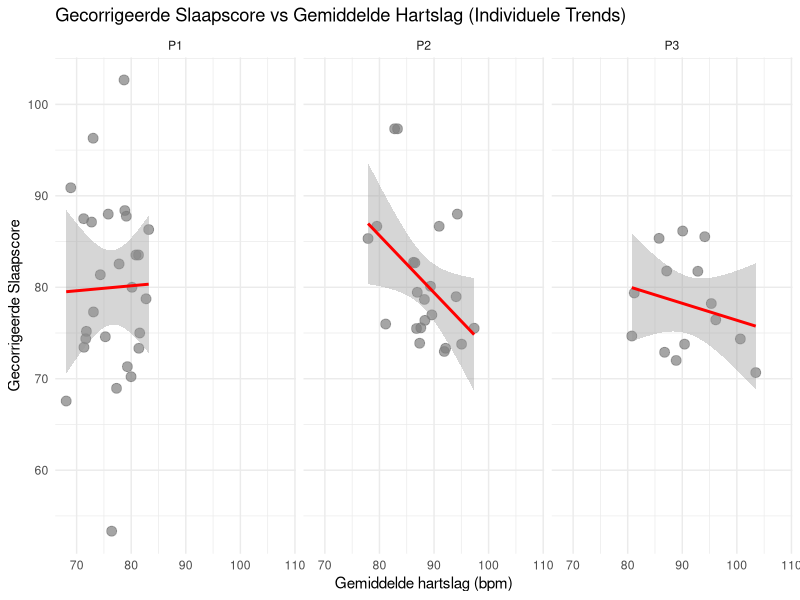
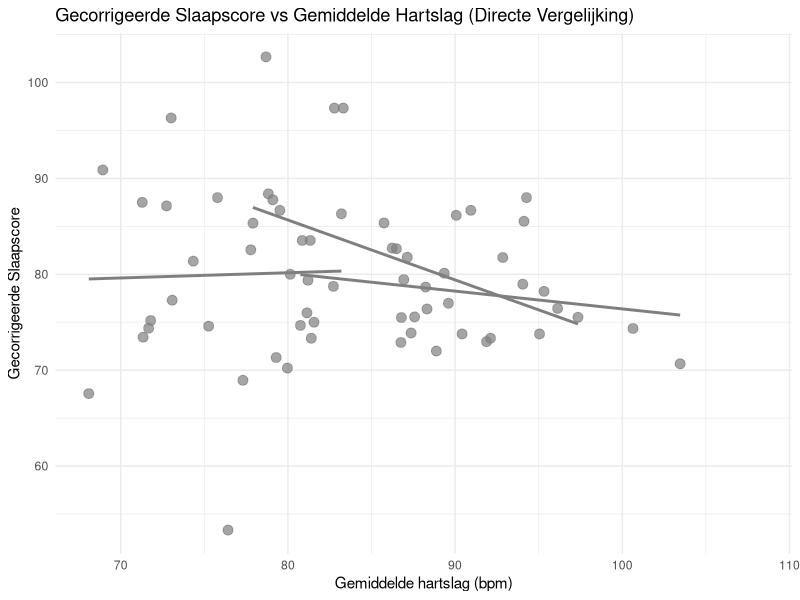
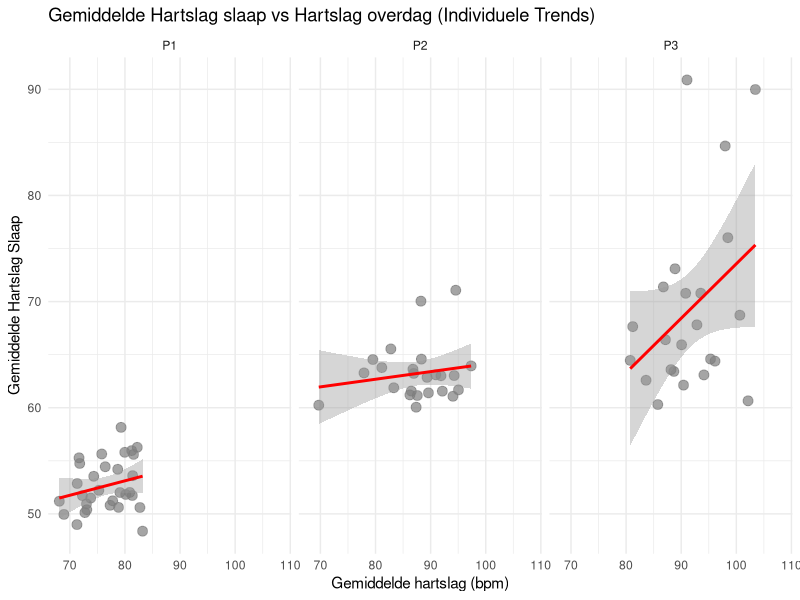
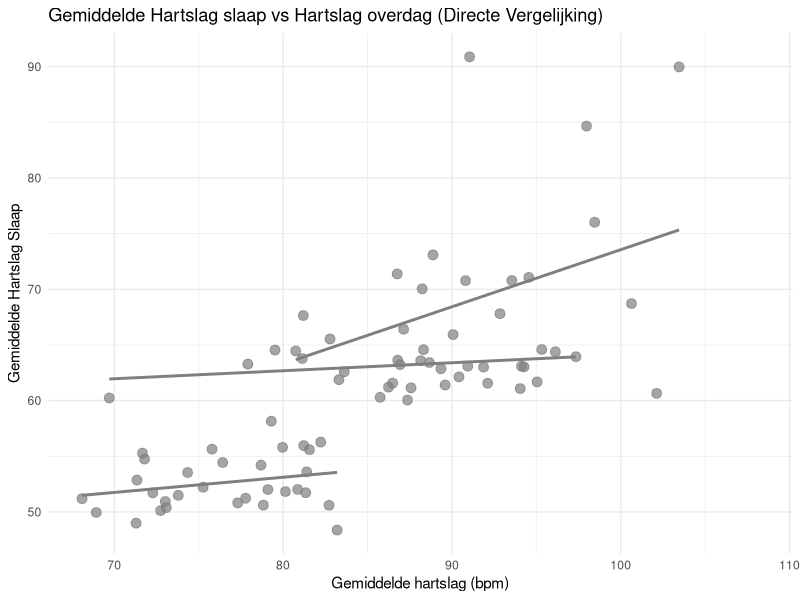
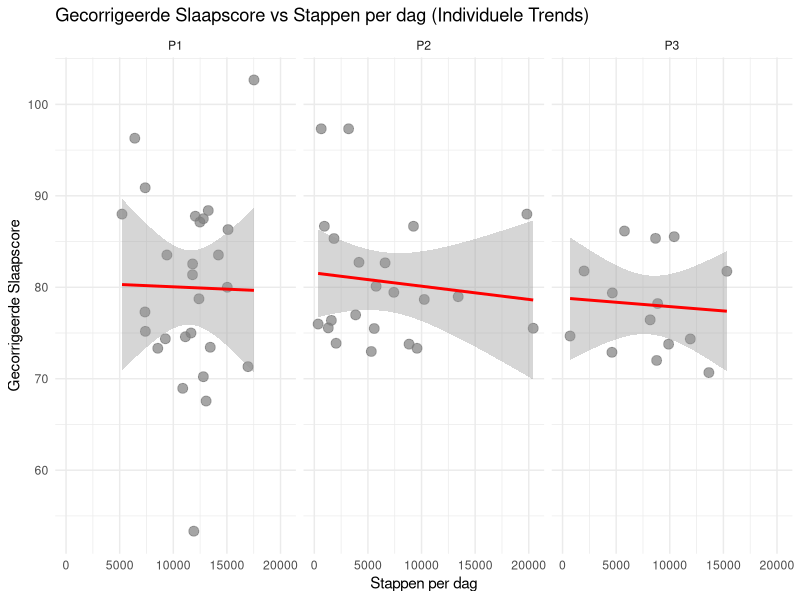
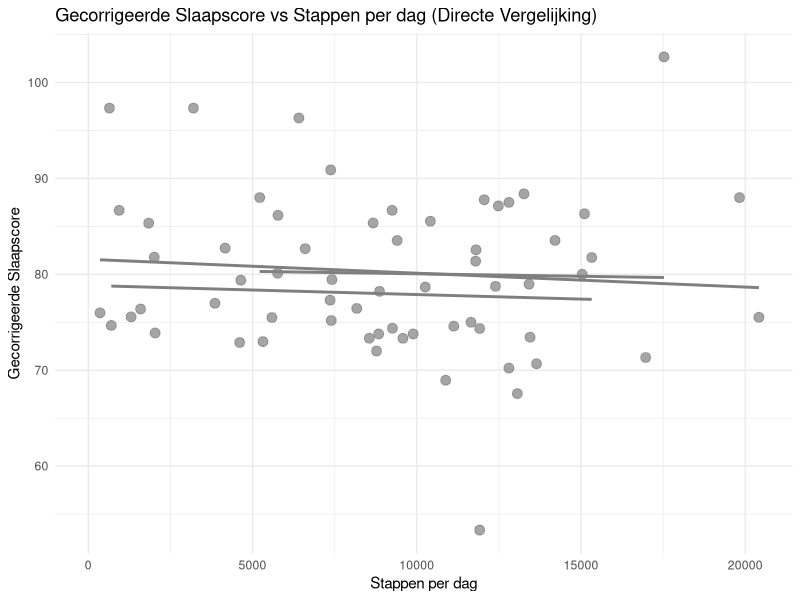
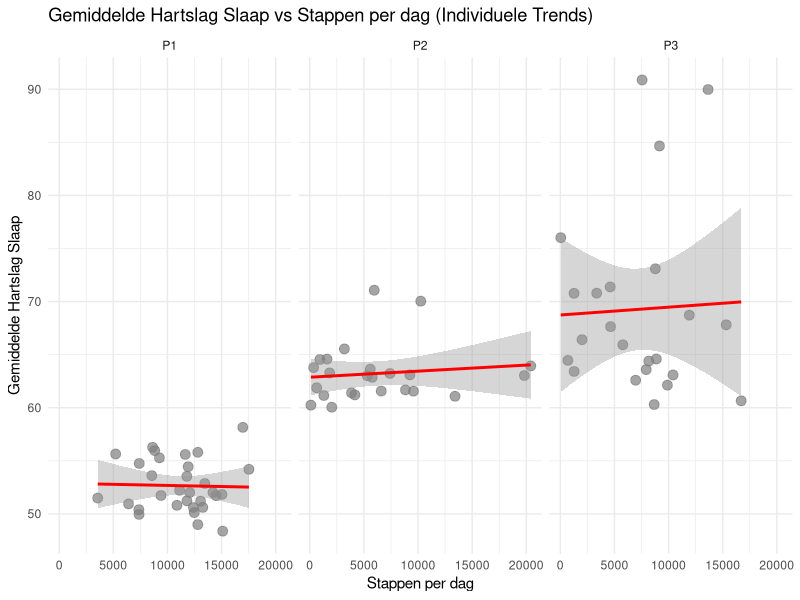
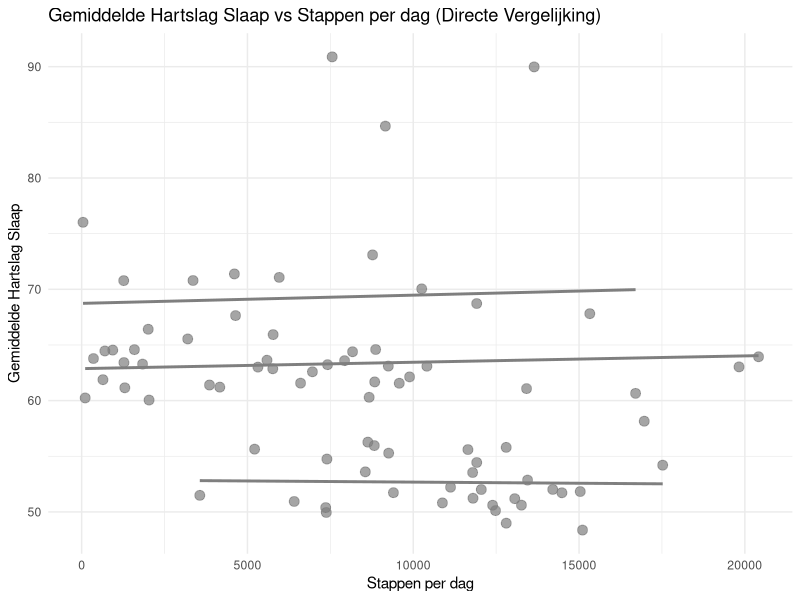

Here is the R script that generated these plots, in order:
## ---- chunk 1
library(ggplot2)
## ---- chunk 2
df_all <- read.csv("analysis/data/combined_data/combined_data.csv")
## ---- chunk 3
cat("--- Gemiddelde Slaapscore per persoon ---\n")
aggregate(sleep_score ~ naam, data = df_all, FUN = mean)

cat("\n--- Gemiddelde Hartslag per persoon ---\n")
aggregate(average_heart_rate ~ naam, data = df_all, FUN = mean)

cat("\n--- Gemiddelde Stappen per persoon ---\n")
aggregate(total_steps ~ naam, data = df_all, FUN = mean)
## ---- chunk 4
df_all$last_food <- as.factor(df_all$last_food)
## ---- chunk 5
model_sleep <- lm(corrected_sleep_score ~ sleep_duration_hours + 
                    rem_sleep_minutes + 
                    deep_sleep_minutes + 
                    stress_management_score + 
                    calories_burned + 
                    time_between_phone_used_and_sleep_hours + 
                    time_between_last_food_and_sleep_hours + 
                    last_food, 
                  data = df_all)

summary(model_sleep)
## ---- chunk 6
model_hr <- lm(average_sleep_heart_rate ~ sleep_duration_hours + 
                 rem_sleep_minutes + 
                 deep_sleep_minutes + 
                 stress_management_score + 
                 calories_burned + 
                 time_between_phone_used_and_sleep_hours + 
                 time_between_last_food_and_sleep_hours + 
                 last_food, 
               data = df_all)

summary(model_hr)
## ---- chunk 7
ggplot(df_all, aes(x = average_heart_rate, y = corrected_sleep_score, color = naam)) +
  geom_point(size = 3, alpha = 0.7) +
  geom_smooth(method = "lm", color = "red", se = TRUE) + # se = TRUE voor de grijze vlakken
  facet_wrap(~ naam) + # Dit zet ze netjes naast elkaar
  scale_color_manual(values = c("Robin" = "steelblue", "Mohammed" = "darkorange", "Lucas" = "forestgreen")) +
  labs(title = "Gecorrigeerde Slaapscore vs Gemiddelde Hartslag (Individuele Trends)",
       x = "Gemiddelde hartslag (bpm)",
       y = "Gecorrigeerde Slaapscore") +
  theme_minimal() +
  theme(legend.position = "none") # Legenda is hier overbodig door de titels boven de panelen
## ---- chunk 8
ggplot(df_all, aes(x = average_heart_rate, y = corrected_sleep_score, color = naam)) +
  geom_point(size = 3, alpha = 0.7) +
  geom_smooth(method = "lm", se = FALSE) + # se = FALSE haalt de chaos van de grijze vlakken weg
  scale_color_manual(values = c("Robin" = "steelblue", "Mohammed" = "darkorange", "Lucas" = "forestgreen")) +
  labs(title = "Gecorrigeerde Slaapscore vs Gemiddelde Hartslag (Directe Vergelijking)",
       x = "Gemiddelde hartslag (bpm)",
       y = "Gecorrigeerde Slaapscore",
       color = "Persoon") +
  theme_minimal() +
  theme(legend.position = "right") # Legenda aan de rechterkant om de kleuren te onderscheiden
## ---- chunk 9
ggplot(df_all, aes(x = average_heart_rate, y = average_sleep_heart_rate, color = naam)) +
  geom_point(size = 3, alpha = 0.7) +
  geom_smooth(method = "lm", color = "red", se = TRUE) + # se = TRUE voor de grijze vlakken
  facet_wrap(~ naam) + # Dit zet ze netjes naast elkaar
  scale_color_manual(values = c("Robin" = "steelblue", "Mohammed" = "darkorange", "Lucas" = "forestgreen")) +
  labs(title = "Gemiddelde Hartslag slaap vs Hartslag overdag (Individuele Trends)",
       x = "Gemiddelde hartslag (bpm)",
       y = "Gemiddelde Hartslag Slaap") +
  theme_minimal() +
  theme(legend.position = "none") # Legenda is hier overbodig door de titels boven de panelen
## ---- chunk 10
ggplot(df_all, aes(x = average_heart_rate, y = average_sleep_heart_rate, color = naam)) +
  geom_point(size = 3, alpha = 0.7) +
  geom_smooth(method = "lm", se = FALSE) + # se = FALSE haalt de chaos van de grijze vlakken weg
  scale_color_manual(values = c("Robin" = "steelblue", "Mohammed" = "darkorange", "Lucas" = "forestgreen")) +
  labs(title = "Gemiddelde Hartslag slaap vs Hartslag overdag (Directe Vergelijking)",
       x = "Gemiddelde hartslag (bpm)",
       y = "Gemiddelde Hartslag Slaap",
       color = "Persoon") +
  theme_minimal() +
  theme(legend.position = "right") # Legenda aan de rechterkant om de kleuren te onderscheiden
## ---- chunk 11
ggplot(df_all, aes(x = total_steps, y = corrected_sleep_score, color = naam)) +
  geom_point(size = 3, alpha = 0.7) +
  geom_smooth(method = "lm", color = "red", se = TRUE) + # se = TRUE voor de grijze vlakken
  facet_wrap(~ naam) + # Dit zet ze netjes naast elkaar
  scale_color_manual(values = c("Robin" = "steelblue", "Mohammed" = "darkorange", "Lucas" = "forestgreen")) +
  labs(title = "Gecorrigeerde Slaapscore vs Stappen per dag (Individuele Trends)",
       x = "Stappen per dag",
       y = "Gecorrigeerde Slaapscore") +
  theme_minimal() +
  theme(legend.position = "none") # Legenda is overbodig door de titels boven de panelen
## ---- chunk 12
ggplot(df_all, aes(x = total_steps, y = corrected_sleep_score, color = naam)) +
  geom_point(size = 3, alpha = 0.7) +
  geom_smooth(method = "lm", se = FALSE) + # se = FALSE haalt de chaos van de grijze vlakken weg
  scale_color_manual(values = c("Robin" = "steelblue", "Mohammed" = "darkorange", "Lucas" = "forestgreen")) +
  labs(title = "Gecorrigeerde Slaapscore vs Stappen per dag (Directe Vergelijking)",
       x = "Stappen per dag",
       y = "Gecorrigeerde Slaapscore",
       color = "Persoon") +
  theme_minimal() +
  theme(legend.position = "right") # Legenda aan de rechterkant om de kleuren te onderscheiden
## ---- chunk 13
ggplot(df_all, aes(x = total_steps, y = average_sleep_heart_rate, color = naam)) +
  geom_point(size = 3, alpha = 0.7) +
  geom_smooth(method = "lm", color = "red", se = TRUE) + # se = TRUE voor de grijze vlakken
  facet_wrap(~ naam) + # Dit zet ze netjes naast elkaar
  scale_color_manual(values = c("Robin" = "steelblue", "Mohammed" = "darkorange", "Lucas" = "forestgreen")) +
  labs(title = "Gemiddelde Hartslag Slaap vs Stappen per dag (Individuele Trends)",
       x = "Stappen per dag",
       y = "Gemiddelde Hartslag Slaap") +
  theme_minimal() +
  theme(legend.position = "none") # Legenda is overbodig door de titels boven de panelen
## ---- chunk 14
ggplot(df_all, aes(x = total_steps, y = average_sleep_heart_rate, color = naam)) +
  geom_point(size = 3, alpha = 0.7) +
  geom_smooth(method = "lm", se = FALSE) + # se = FALSE haalt de chaos van de grijze vlakken weg
  scale_color_manual(values = c("Robin" = "steelblue", "Mohammed" = "darkorange", "Lucas" = "forestgreen")) +
  labs(title = "Gemiddelde Hartslag Slaap vs Stappen per dag (Directe Vergelijking)",
       x = "Stappen per dag",
       y = "Gemiddelde Hartslag Slaap",
       color = "Persoon") +
  theme_minimal() +
  theme(legend.position = "right") # Legenda aan de rechterkant om de kleuren te onderscheiden
## ---- chunk 15
ggplot(df_all, aes(x = calories_burned, y = corrected_sleep_score, color = naam)) +
  geom_point(size = 3, alpha = 0.7) +
  geom_smooth(method = "lm", color = "red", se = TRUE) + # se = TRUE voor de grijze vlakken
  facet_wrap(~ naam) + # Dit zet ze netjes naast elkaar
  scale_color_manual(values = c("Robin" = "steelblue", "Mohammed" = "darkorange", "Lucas" = "forestgreen")) +
  labs(title = "Gecorrigeerde Slaapscore vs Verbrande Calorieën (Individuele Trends)",
       x = "Verbrande calorieën (kcal)",
       y = "Gecorrigeerde Slaapscore") +
  theme_minimal() +
  theme(legend.position = "none") # Legenda is overbodig door de titels boven de panelen
## ---- chunk 16
ggplot(df_all, aes(x = calories_burned, y = corrected_sleep_score, color = naam)) +
  geom_point(size = 3, alpha = 0.7) +
  geom_smooth(method = "lm", se = FALSE) + # se = FALSE haalt de chaos van de grijze vlakken weg
  scale_color_manual(values = c("Robin" = "steelblue", "Mohammed" = "darkorange", "Lucas" = "forestgreen")) +
  labs(title = "Gecorrigeerde Slaapscore vs Verbrande Calorieën (Directe Vergelijking)",
       x = "Verbrande calorieën (kcal)",
       y = "Gecorrigeerde Slaapscore",
       color = "Persoon") +
  theme_minimal() +
  theme(legend.position = "right") # Legenda aan de rechterkant om de kleuren te onderscheiden
## ---- chunk 17
ggplot(df_all, aes(x = calories_burned, y = average_sleep_heart_rate, color = naam)) +
  geom_point(size = 3, alpha = 0.7) +
  geom_smooth(method = "lm", color = "red", se = TRUE) + # se = TRUE voor de grijze vlakken
  facet_wrap(~ naam) + # Dit zet ze netjes naast elkaar
  scale_color_manual(values = c("Robin" = "steelblue", "Mohammed" = "darkorange", "Lucas" = "forestgreen")) +
  labs(title = "Gemiddelde Hartslag Slaap vs Verbrande Calorieën (Individuele Trends)",
       x = "Verbrande calorieën (kcal)",
       y = "Gemiddelde Hartslag Slaap") +
  theme_minimal() +
  theme(legend.position = "none") # Legenda is overbodig door de titels boven de panelen
## ---- chunk 18
ggplot(df_all, aes(x = calories_burned, y = average_sleep_heart_rate, color = naam)) +
  geom_point(size = 3, alpha = 0.7) +
  geom_smooth(method = "lm", se = FALSE) + # se = FALSE haalt de chaos van de grijze vlakken weg
  scale_color_manual(values = c("Robin" = "steelblue", "Mohammed" = "darkorange", "Lucas" = "forestgreen")) +
  labs(title = "Gemiddelde Hartslag Slaap vs Verbrande Calorieën (Directe Vergelijking)",
       x = "Verbrande calorieën (kcal)",
       y = "Gemiddelde Hartslag Slaap",
       color = "Persoon") +
  theme_minimal() +
  theme(legend.position = "right") # Legenda aan de rechterkant om de kleuren te onderscheiden
## ---- chunk 19
ggplot(df_all, aes(x = stress_management_score, y = sleep_score, color = naam)) +
  geom_point(size = 3, alpha = 0.7) +
  geom_smooth(method = "lm", color = "red", se = TRUE) + # se = TRUE voor de grijze vlakken
  facet_wrap(~ naam) + # Dit zet ze netjes naast elkaar
  scale_color_manual(values = c("Robin" = "steelblue", "Mohammed" = "darkorange", "Lucas" = "forestgreen")) +
  labs(title = "Slaapscore vs Stressmanagementscore (Individuele Trends)",
       x = "Stressmanagementscore",
       y = "Slaapscore") +
  theme_minimal() +
  theme(legend.position = "none") # Legenda is overbodig door de titels boven de panelen
## ---- chunk 20
ggplot(df_all, aes(x = stress_management_score, y = sleep_score, color = naam)) +
  geom_point(size = 3, alpha = 0.7) +
  geom_smooth(method = "lm", se = FALSE) + # se = FALSE haalt de chaos van de grijze vlakken weg
  scale_color_manual(values = c("Robin" = "steelblue", "Mohammed" = "darkorange", "Lucas" = "forestgreen")) +
  labs(title = "Slaapscore vs Stressmanagementscore (Directe Vergelijking)",
       x = "Stressmanagementscore",
       y = "Slaapscore",
       color = "Persoon") +
  theme_minimal() +
  theme(legend.position = "right") # Legenda aan de rechterkant om de kleuren te onderscheiden
## ---- chunk 21
ggplot(df_all, aes(x = stress_management_score, y = corrected_sleep_score, color = naam)) +
  geom_point(size = 3, alpha = 0.7) +
  geom_smooth(method = "lm", color = "red", se = TRUE) + # se = TRUE voor de grijze vlakken
  facet_wrap(~ naam) + # Dit zet ze netjes naast elkaar
  scale_color_manual(values = c("Robin" = "steelblue", "Mohammed" = "darkorange", "Lucas" = "forestgreen")) +
  labs(title = "Gecorrigeerde Slaapscore vs Stressmanagementscore (Individuele Trends)",
       x = "Stressmanagementscore",
       y = "Gecorrigeerde Slaapscore") +
  theme_minimal() +
  theme(legend.position = "none") # Legenda is overbodig door de titels boven de panelen
## ---- chunk 22
ggplot(df_all, aes(x = stress_management_score, y = corrected_sleep_score, color = naam)) +
  geom_point(size = 3, alpha = 0.7) +
  geom_smooth(method = "lm", se = FALSE) + # se = FALSE haalt de chaos van de grijze vlakken weg
  scale_color_manual(values = c("Robin" = "steelblue", "Mohammed" = "darkorange", "Lucas" = "forestgreen")) +
  labs(title = "Gecorrigeerde Slaapscore vs Stressmanagementscore (Directe Vergelijking)",
       x = "Stressmanagementscore",
       y = "Gecorrigeerde Slaapscore",
       color = "Persoon") +
  theme_minimal() +
  theme(legend.position = "right") # Legenda aan de rechterkant om de kleuren te onderscheiden
## ---- chunk 23
ggplot(df_all, aes(x = calories_burned, y = average_sleep_heart_rate, color = naam)) +
  geom_point(size = 3, alpha = 0.7) +
  geom_smooth(method = "lm", color = "red", se = TRUE) + # se = TRUE voor de grijze vlakken
  facet_wrap(~ naam) + # Dit zet ze netjes naast elkaar
  scale_color_manual(values = c("Robin" = "steelblue", "Mohammed" = "darkorange", "Lucas" = "forestgreen")) +
  labs(title = "Gemiddelde Hartslag Slaap vs Verbrande Calorieën (Individuele Trends)",
       x = "Verbrande calorieën (kcal)",
       y = "Gemiddelde Hartslag Slaap") +
  theme_minimal() +
  theme(legend.position = "none") # Legenda is overbodig door de titels boven de panelen
## ---- chunk 24
ggplot(df_all, aes(x = calories_burned, y = average_sleep_heart_rate, color = naam)) +
  geom_point(size = 3, alpha = 0.7) +
  geom_smooth(method = "lm", se = FALSE) + # se = FALSE haalt de chaos van de grijze vlakken weg
  scale_color_manual(values = c("Robin" = "steelblue", "Mohammed" = "darkorange", "Lucas" = "forestgreen")) +
  labs(title = "Gemiddelde Hartslag Slaap vs Verbrande Calorieën (Directe Vergelijking)",
       x = "Verbrande calorieën (kcal)",
       y = "Gemiddelde Hartslag Slaap",
       color = "Persoon") +
  theme_minimal() +
  theme(legend.position = "right") # Legenda aan de rechterkant om de kleuren te onderscheiden
## ---- chunk 25
ggplot(df_all, aes(x = stress_management_score, y = average_sleep_heart_rate, color = naam)) +
  geom_point(size = 3, alpha = 0.7) +
  geom_smooth(method = "lm", color = "red", se = TRUE) + # se = TRUE voor de grijze vlakken
  facet_wrap(~ naam) + # Dit zet ze netjes naast elkaar
  scale_color_manual(values = c("Robin" = "steelblue", "Mohammed" = "darkorange", "Lucas" = "forestgreen")) +
  labs(title = "Gemiddelde Hartslag Slaap vs Stressmanagementscore (Individuele Trends)",
       x = "Stressmanagementscore",
       y = "Gemiddelde Hartslag Slaap") +
  theme_minimal() +
  theme(legend.position = "none") # Legenda is overbodig door de titels boven de panelen
## ---- chunk 26
ggplot(df_all, aes(x = stress_management_score, y = average_sleep_heart_rate, color = naam)) +
  geom_point(size = 3, alpha = 0.7) +
  geom_smooth(method = "lm", se = FALSE) + # se = FALSE haalt de chaos van de grijze vlakken weg
  scale_color_manual(values = c("Robin" = "steelblue", "Mohammed" = "darkorange", "Lucas" = "forestgreen")) +
  labs(title = "Gemiddelde Hartslag Slaap vs Stressmanagementscore (Directe Vergelijking)",
       x = "Stressmanagementscore",
       y = "Gemiddelde Hartslag Slaap",
       color = "Persoon") +
  theme_minimal() +
  theme(legend.position = "right") # Legenda aan de rechterkant om de kleuren te onderscheiden
## ---- chunk 27
# Bereken het gemiddelde per persoon
scores_agg <- aggregate(sleep_score ~ naam, data = df_all, FUN = mean)

barplot(scores_agg$sleep_score,
        names.arg = scores_agg$naam,
        col       = c("forestgreen", "darkorange", "steelblue"), # Volgorde: Lucas, Mohammed, Robin
        main      = "Gemiddelde slaapscore per persoon",
        ylab      = "Slaapscore",
        ylim      = c(0, 100))
## ---- chunk 28
hr_agg <- aggregate(average_heart_rate ~ naam, data = df_all, FUN = mean)

barplot(hr_agg$average_heart_rate,
        names.arg = hr_agg$naam,
        col       = c("forestgreen", "darkorange", "steelblue"), # Volgorde: Lucas, Mohammed, Robin
        main      = "Gemiddelde hartslag per persoon",
        ylab      = "Hartslag (bpm)",
        ylim      = c(0, 120))
